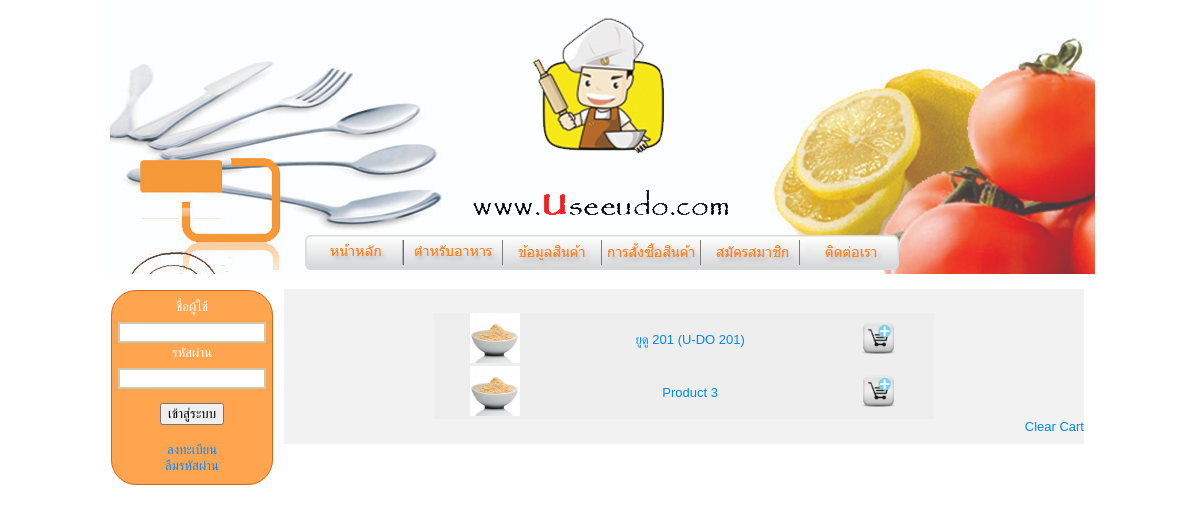
The page /Sites/product_sauce.php on the database its author committed.
### tables this page shows
CREATE TABLE `shoppingcart_product` (
  `ProductID` int(4) NOT NULL AUTO_INCREMENT,
  `Product_type` varchar(100) NOT NULL,
  `ProductName` varchar(100) NOT NULL,
  `Price` double NOT NULL,
  `Picture` varchar(100) NOT NULL,
  `description` varchar(4000) NOT NULL COMMENT '**************************',
  `ingredient` longtext NOT NULL,
  `useful` longtext NOT NULL,
  `volume` longtext NOT NULL,
  `quantity` longtext NOT NULL COMMENT '******************',
  PRIMARY KEY (`ProductID`)
);

### Sites/product_sauce.php (the view, shortened to what this page needs)
<?php
$rootpath = "./";
include($rootpath."include/head_index.php");
?>
<?
$strSQL = "SELECT * FROM `shoppingcart_product` where Product_type='Sauce'";
$objQuery = mysql_query($strSQL)  or die(mysql_error());
?>
<br>
<table width="500" align="center" class="nospace" border="0" cellspacing="0" cellpadding="0">
  <?
  while($objResult = mysql_fetch_array($objQuery))
  {
  ?>
  <tr bg bgcolor="#EEEEEE">
	<td align="center"><img src="img/<?=$objResult["Picture"];?>" width="50" height="50">
    <td align="center"><a href="product_detail.php" ><?=$objResult["ProductName"];?></td></a>
    <td align="center"><a href="order.php?ProductID=<?=$objResult["ProductID"];?>" ><img src="img/ShoppingCartAdd.png" width="45" height="45" border="0"/></a></td>
   </tr>
  <?
  }
  ?>
</table>
<div align="right"><a href="clear.php">Clear Cart</a></div>
<?php
include($rootpath."include/bottom_index.php");
?>

### Sites/css/main.css (style rules this page uses)
A:link { COLOR: #0088ff; text-decoration: none; }
body { margin-left: 0px; margin-top: 0px; margin-right: 0px; margin-bottom: 0px; background:#FFF center; width:auto; height:auto; font-family:Tahoma, Geneva, sans-serif; }

### rows shown on the page
shoppingcart_product: Picture (picture), ProductName "ยูดู 201 (U-DO 201)"
shoppingcart_product: Picture (picture), ProductName "Product 3"
